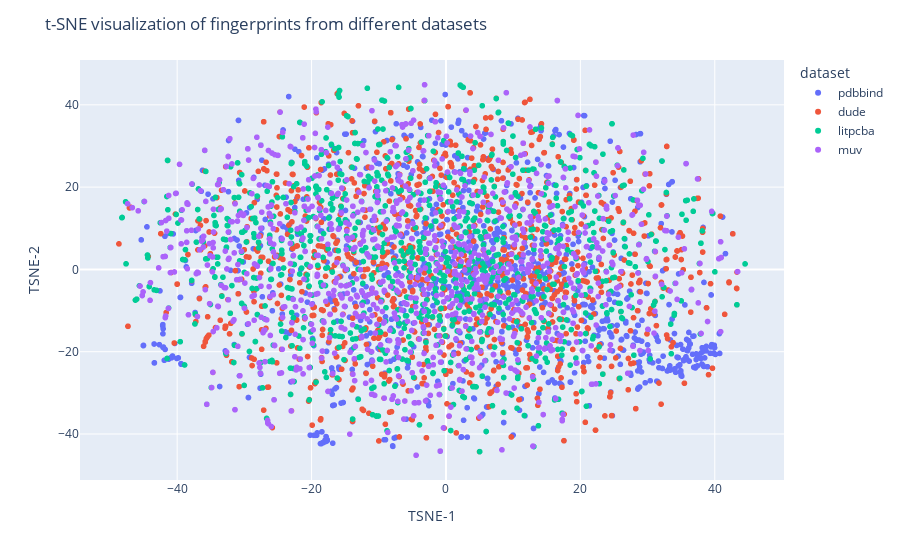

Notebook source saved alongside this figure:
### Code cell
tsne = TSNE(n_components=2, random_state=0)
X_2d = tsne.fit_transform(X_code)

df = pd.DataFrame(X_2d, columns=["TSNE-1", "TSNE-2"])
df["index"] = np.concatenate(
    [pdbbind_indices, dude_indices, litpcba_indices, muv_indices]
)
df["src"] = np.concatenate(
    [pdbbind_sources, dude_sources, litpcba_sources, muv_sources]
)
df["dataset"] = (
    ["pdbbind"] * SET_SIZE
    + ["dude"] * SET_SIZE
    + ["litpcba"] * SET_SIZE
    + ["muv"] * SET_SIZE
)

fig = px.scatter(
    df, x="TSNE-1", y="TSNE-2", color="dataset", hover_data=["index", "src"]
)
fig.update_layout(
    title_text="t-SNE visualization of fingerprints from different datasets"
)
fig.show()

### Figure 1 — Plotly figure (JSON) as saved in the notebook; plotly's stock layout.template omitted (floating-point values rounded to 4 significant figures; data arrays with more than 128 entries replaced by an {"elided": "..."} marker saying what was removed)
{"data": [{"customdata": {"elided": "1000x2 mixed values"}, "hovertemplate": "dataset=pdbbind<br>TSNE-1=%{x}<br>TSNE-2=%{y}<br>index=%{customdata[0]}<br>src=%{customdata[1]}<extra></extra>", "legendgroup": "pdbbind", "marker": {"color": "#636efa", "symbol": "circle"}, "mode": "markers", "name": "pdbbind", "showlegend": true, "type": "scattergl", "x": {"elided": "1000 float values"}, "xaxis": "x", "y": {"elided": "1000 float values"}, "yaxis": "y"}, {"customdata": {"elided": "1000x2 mixed values"}, "hovertemplate": "dataset=dude<br>TSNE-1=%{x}<br>TSNE-2=%{y}<br>index=%{customdata[0]}<br>src=%{customdata[1]}<extra></extra>", "legendgroup": "dude", "marker": {"color": "#EF553B", "symbol": "circle"}, "mode": "markers", "name": "dude", "showlegend": true, "type": "scattergl", "x": {"elided": "1000 float values"}, "xaxis": "x", "y": {"elided": "1000 float values"}, "yaxis": "y"}, {"customdata": {"elided": "1000x2 mixed values"}, "hovertemplate": "dataset=litpcba<br>TSNE-1=%{x}<br>TSNE-2=%{y}<br>index=%{customdata[0]}<br>src=%{customdata[1]}<extra></extra>", "legendgroup": "litpcba", "marker": {"color": "#00cc96", "symbol": "circle"}, "mode": "markers", "name": "litpcba", "showlegend": true, "type": "scattergl", "x": {"elided": "1000 float values"}, "xaxis": "x", "y": {"elided": "1000 float values"}, "yaxis": "y"}, {"customdata": {"elided": "1000x2 mixed values"}, "hovertemplate": "dataset=muv<br>TSNE-1=%{x}<br>TSNE-2=%{y}<br>index=%{customdata[0]}<br>src=%{customdata[1]}<extra></extra>", "legendgroup": "muv", "marker": {"color": "#ab63fa", "symbol": "circle"}, "mode": "markers", "name": "muv", "showlegend": true, "type": "scattergl", "x": {"elided": "1000 float values"}, "xaxis": "x", "y": {"elided": "1000 float values"}, "yaxis": "y"}], "layout": {"legend": {"title": {"text": "dataset"}, "tracegroupgap": 0}, "margin": {"t": 60}, "title": {"text": "t-SNE visualization of fingerprints from different datasets"}, "xaxis": {"anchor": "y", "domain": [0, 1], "title": {"text": "TSNE-1"}}, "yaxis": {"anchor": "x", "domain": [0, 1], "title": {"text": "TSNE-2"}}}}
